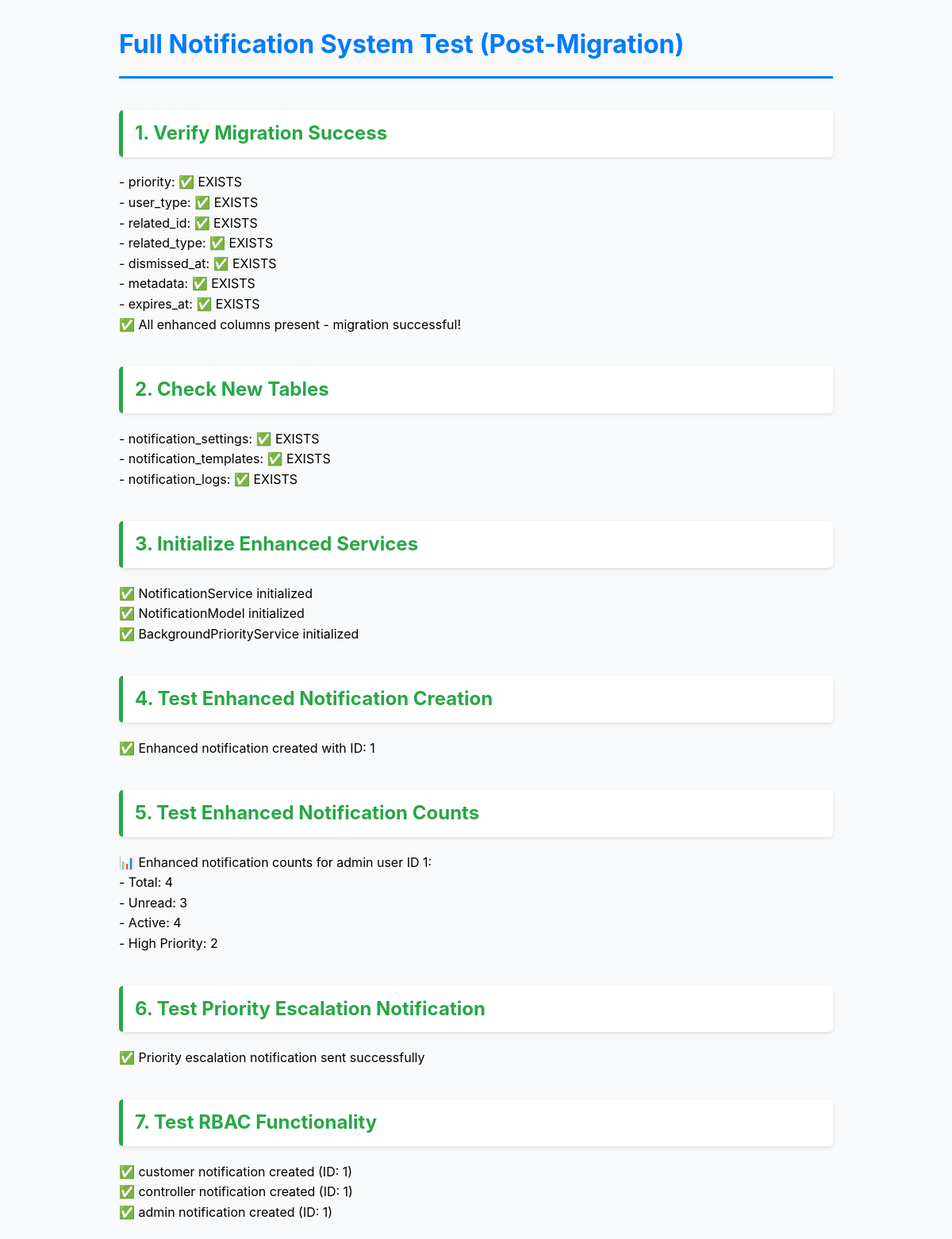
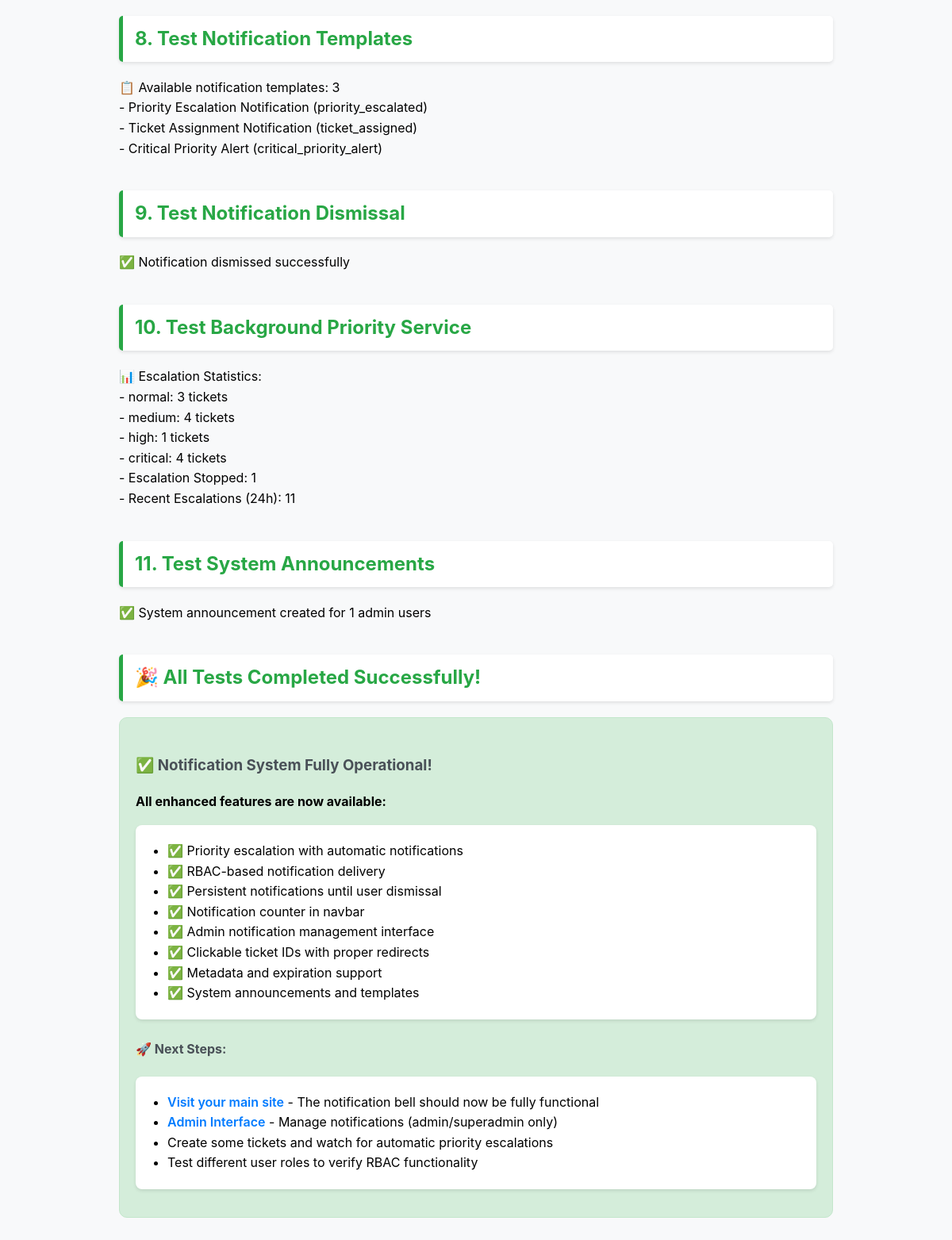
The page /test_full_notifications.php on the database its author committed (2 pictures, top to bottom).
### tables this page shows
CREATE TABLE `notifications` (
  `id` int(11) NOT NULL,
  `user_id` int(11) DEFAULT NULL,
  `customer_id` varchar(20) DEFAULT NULL,
  `user_type` enum('customer','controller','controller_nodal','admin','superadmin') DEFAULT NULL,
  `title` varchar(255) NOT NULL,
  `message` text NOT NULL,
  `type` enum('info','success','warning','error','escalation','ticket_created','ticket_updated','ticket_assigned','ticket_replied','ticket_resolved','ticket_escalated','priority_escalated','system_announcement','maintenance_alert','sla_warning','account_update') DEFAULT 'info',
  `priority` enum('low','medium','high','urgent','critical') DEFAULT 'medium',
  `complaint_id` varchar(20) DEFAULT NULL,
  `related_id` varchar(50) DEFAULT NULL,
  `related_type` varchar(50) DEFAULT NULL,
  `is_read` tinyint(1) DEFAULT 0,
  `action_url` varchar(500) DEFAULT NULL,
  `created_at` timestamp NOT NULL DEFAULT current_timestamp(),
  `read_at` timestamp NULL DEFAULT NULL,
  `expires_at` timestamp NULL DEFAULT NULL,
  `metadata` longtext DEFAULT NULL CHECK (json_valid(`metadata`)),
  `dismissed_at` timestamp NULL DEFAULT NULL,
  `updated_at` timestamp NOT NULL DEFAULT current_timestamp() ON UPDATE current_timestamp()
);

CREATE TABLE `notification_templates` (
  `id` int(11) NOT NULL,
  `template_code` varchar(100) NOT NULL,
  `name` varchar(255) NOT NULL,
  `description` text DEFAULT NULL,
  `type` enum('email','sms','browser','all') DEFAULT 'all',
  `subject` varchar(255) DEFAULT NULL,
  `body_html` text DEFAULT NULL,
  `body_text` text DEFAULT NULL,
  `variables` longtext DEFAULT NULL COMMENT 'Available template variables' CHECK (json_valid(`variables`)),
  `is_active` tinyint(1) DEFAULT 1,
  `created_at` timestamp NOT NULL DEFAULT current_timestamp(),
  `updated_at` timestamp NOT NULL DEFAULT current_timestamp() ON UPDATE current_timestamp()
);

### public/test_full_notifications.php (the view, shortened to what the rows shown need)
<?php
require_once '../src/config/database.php';
require_once '../src/utils/NotificationService.php';
require_once '../src/models/NotificationModel.php';
echo "<h1>Full Notification System Test (Post-Migration)</h1>\n";
try {
    echo "<h2>1. Verify Migration Success</h2>\n";
    $db = Database::getInstance();
    echo "<h2>2. Check New Tables</h2>\n";
    echo "<h2>3. Initialize Enhanced Services</h2>\n";
    $notificationModel = new NotificationModel();
    echo "<h2>4. Test Enhanced Notification Creation</h2>\n";
    $testNotification = $notificationModel->createNotification([
        'user_id' => 1,
        'user_type' => 'admin',
        'title' => 'Enhanced Test Notification',
        'message' => 'This notification was created with the enhanced system after migration.',
        'type' => 'system_announcement',
        'priority' => 'high',
        'related_id' => 'TEST001',
        'related_type' => 'ticket',
        'metadata' => json_encode(['test' => true, 'migration_test' => date('Y-m-d H:i:s')])
    ]);
    if ($testNotification) {
        echo "✅ Enhanced notification created with ID: {$testNotification}<br>\n";
    } else {
        echo "❌ Failed to create enhanced notification<br>\n";
    }
    echo "<h2>5. Test Enhanced Notification Counts</h2>\n";
    echo "<h2>6. Test Priority Escalation Notification</h2>\n";
    echo "<h2>7. Test RBAC Functionality</h2>\n";
    $rbacTests = [
        ['user_type' => 'customer', 'title' => 'Customer Notification'],
        ['user_type' => 'controller', 'title' => 'Controller Notification'],
        ['user_type' => 'admin', 'title' => 'Admin Notification']
    ];
    foreach ($rbacTests as $test) {
        $notification = $notificationModel->createNotification([
            'user_id' => 1,
            'user_type' => $test['user_type'],
            'title' => $test['title'],
            'message' => "RBAC test notification for {$test['user_type']}",
            'type' => 'system_announcement',
            'priority' => 'medium'
        ]);
        if ($notification) {
            echo "✅ {$test['user_type']} notification created (ID: {$notification})<br>\n";
        } else {
            echo "❌ Failed to create {$test['user_type']} notification<br>\n";
        }
    }
    echo "<h2>8. Test Notification Templates</h2>\n";
    $templates = $db->fetchAll("SELECT * FROM notification_templates WHERE is_active = 1");
    foreach ($templates as $template) {
        echo "- {$template['name']} ({$template['template_code']})<br>\n";
    }
    echo "<h2>9. Test Notification Dismissal</h2>\n";
    echo "<h2>10. Test Background Priority Service</h2>\n";
    echo "<h2>11. Test System Announcements</h2>\n";
    $announcements = $notificationModel->createSystemAnnouncement(
        'System Migration Complete',
        'The notification system has been successfully migrated and all enhanced features are now available.',
        'admin',
        date('Y-m-d H:i:s', strtotime('+1 week')),
        'medium'
    );
    if ($announcements && count($announcements) > 0) {
        echo "✅ System announcement created for " . count($announcements) . " admin users<br>\n";
    } else {
        echo "❌ Failed to create system announcement<br>\n";
    }
    echo "<h2>🎉 All Tests Completed Successfully!</h2>\n";
} catch (Exception $e) {
    echo "<h2>❌ Test Failed</h2>\n";
    echo "<p style='color: red;'>Error: " . htmlspecialchars($e->getMessage()) . "</p>\n";
    echo "<p>Stack trace:</p>\n";
    echo "<pre style='background: #f8f9fa; padding: 15px; border-radius: 5px; overflow-x: auto;'>" . htmlspecialchars($e->getTraceAsString()) . "</pre>\n";
    echo "<h3>🔧 Troubleshooting:</h3>\n";
    echo "<ul>\n";
    echo "<li>Ensure the database migration completed successfully</li>\n";
    echo "<li>Check that all required columns were added to the notifications table</li>\n";
    echo "<li>Verify that new tables (notification_settings, notification_templates, notification_logs) were created</li>\n";
    echo "<li>Clear any PHP cache/opcache if changes aren't taking effect</li>\n";
    echo "</ul>\n";
}
?>

### rows shown on the page
notifications: id "1", user_type "customer", user_type "controller", user_type "admin"
notification_templates: name "Priority Escalation Notification", template_code "priority_escalated"
notification_templates: name "Ticket Assignment Notification", template_code "ticket_assigned"
notification_templates: name "Critical Priority Alert", template_code "critical_priority_alert"

### other values the page prints
$column "priority"
$status "✅ EXISTS"
$column "user_type"
$column "related_id"
$column "related_type"
$column "dismissed_at"
$column "metadata"
$column "expires_at"
$table "notification_settings"
$table "notification_templates"
$table "notification_logs"
$counts['total'] "4"
$counts['unread'] "3"
$counts['active'] "4"
$counts['high_priority'] "2"
